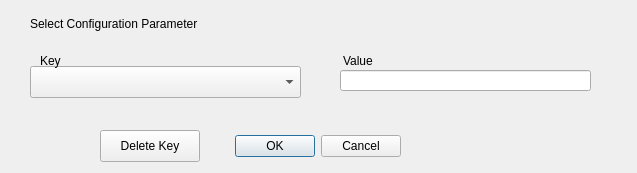
<?xml version="1.0" encoding="UTF-8"?>
<ui version="4.0">
 <class>ConfigDialog</class>
 <widget class="QDialog" name="ConfigDialog">
  <property name="geometry">
   <rect>
    <x>0</x>
    <y>0</y>
    <width>637</width>
    <height>173</height>
   </rect>
  </property>
  <property name="windowTitle">
   <string>Dialog</string>
  </property>
  <widget class="QDialogButtonBox" name="config_buttonBox">
   <property name="geometry">
    <rect>
     <x>230</x>
     <y>130</y>
     <width>171</width>
     <height>32</height>
    </rect>
   </property>
   <property name="orientation">
    <enum>Qt::Horizontal</enum>
   </property>
   <property name="standardButtons">
    <set>QDialogButtonBox::Cancel|QDialogButtonBox::Ok</set>
   </property>
  </widget>
  <widget class="QComboBox" name="config_ComboBox">
   <property name="geometry">
    <rect>
     <x>30</x>
     <y>66</y>
     <width>271</width>
     <height>32</height>
    </rect>
   </property>
  </widget>
  <widget class="QLineEdit" name="config_LineEdit">
   <property name="geometry">
    <rect>
     <x>340</x>
     <y>70</y>
     <width>251</width>
     <height>21</height>
    </rect>
   </property>
  </widget>
  <widget class="QLabel" name="config_param_label">
   <property name="geometry">
    <rect>
     <x>30</x>
     <y>16</y>
     <width>281</width>
     <height>16</height>
    </rect>
   </property>
   <property name="text">
    <string>Select Configuration Parameter</string>
   </property>
  </widget>
  <widget class="QPushButton" name="delete_key_pbutton">
   <property name="geometry">
    <rect>
     <x>100</x>
     <y>130</y>
     <width>100</width>
     <height>32</height>
    </rect>
   </property>
   <property name="text">
    <string>Delete Key</string>
   </property>
  </widget>
  <widget class="QLabel" name="keyLabel">
   <property name="geometry">
    <rect>
     <x>40</x>
     <y>53</y>
     <width>58</width>
     <height>16</height>
    </rect>
   </property>
   <property name="text">
    <string>Key</string>
   </property>
  </widget>
  <widget class="QLabel" name="valueLabel">
   <property name="geometry">
    <rect>
     <x>343</x>
     <y>53</y>
     <width>58</width>
     <height>16</height>
    </rect>
   </property>
   <property name="text">
    <string>Value</string>
   </property>
  </widget>
  <widget class="QLabel" name="messageLabel">
   <property name="geometry">
    <rect>
     <x>460</x>
     <y>140</y>
     <width>151</width>
     <height>20</height>
    </rect>
   </property>
   <property name="text">
    <string/>
   </property>
  </widget>
 </widget>
 <resources/>
 <connections>
  <connection>
   <sender>config_buttonBox</sender>
   <signal>accepted()</signal>
   <receiver>ConfigDialog</receiver>
   <slot>accept()</slot>
   <hints>
    <hint type="sourcelabel">
     <x>248</x>
     <y>254</y>
    </hint>
    <hint type="destinationlabel">
     <x>157</x>
     <y>274</y>
    </hint>
   </hints>
  </connection>
  <connection>
   <sender>config_buttonBox</sender>
   <signal>rejected()</signal>
   <receiver>ConfigDialog</receiver>
   <slot>reject()</slot>
   <hints>
    <hint type="sourcelabel">
     <x>316</x>
     <y>260</y>
    </hint>
    <hint type="destinationlabel">
     <x>286</x>
     <y>274</y>
    </hint>
   </hints>
  </connection>
 </connections>
</ui>
